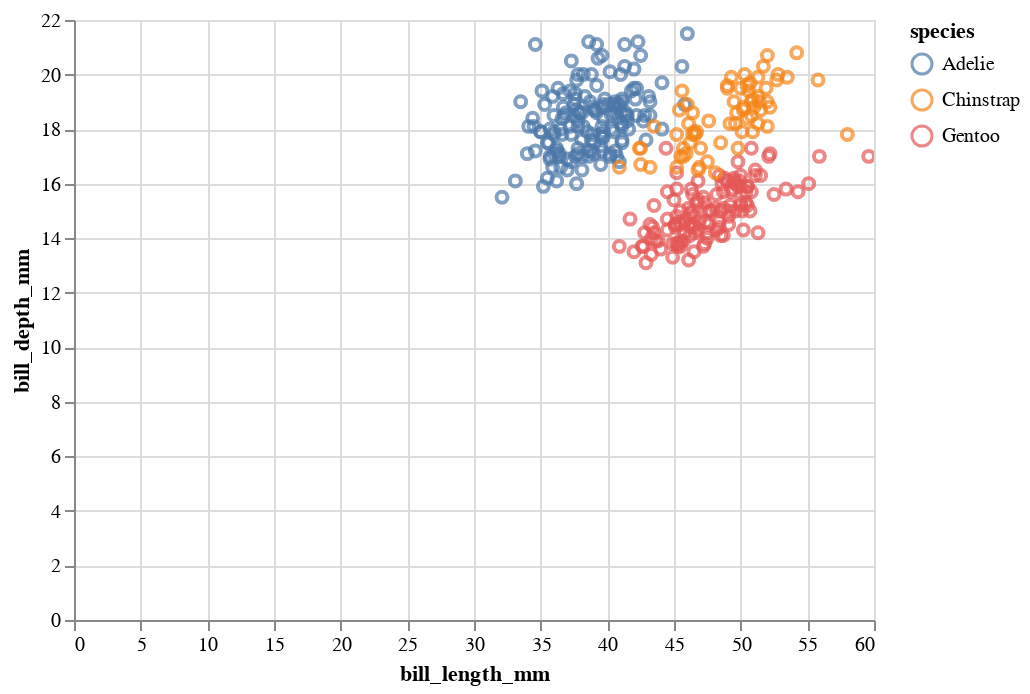

Write notebook code for a chart like this one.
### Code cell
# Now let's color-code the species
species_color = alt.Color("species:N") # We can extract this out into a separate variable

alt.Chart(penguins).mark_point().encode(
    x="bill_length_mm:Q",
    y="bill_depth_mm:Q",
    color=species_color
).interactive()

### Figure 1 — Vega-Lite specification as saved in the notebook (floating-point values rounded to 4 significant figures; data arrays with more than 128 entries replaced by an {"elided": "..."} marker saying what was removed)
{"config": {"view": {"continuousWidth": 400, "continuousHeight": 300}}, "data": {"name": "data-d00e1631cca48c544438d30d2b470e8a"}, "mark": "point", "encoding": {"color": {"type": "nominal", "field": "species"}, "x": {"type": "quantitative", "field": "bill_length_mm"}, "y": {"type": "quantitative", "field": "bill_depth_mm"}}, "selection": {"selector002": {"type": "interval", "bind": "scales", "encodings": ["x", "y"]}}, "$schema": "https://vega.github.io/schema/vega-lite/v4.8.1.json", "datasets": {"data-d00e1631cca48c544438d30d2b470e8a": {"elided": "344 records"}}}
